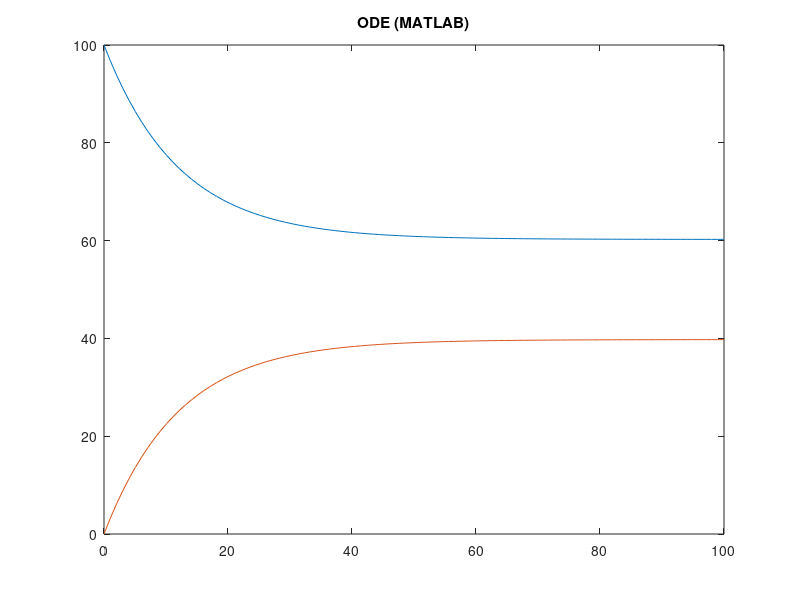

Write MATLAB code to recreate this figure.
function [t, p] = rev_iso()
    figure;

    duration = 100;
    samples  = 100;
    
    [ t, p ] = ode45(@pdot, linspace(0,duration,samples), InitialPopulation());
    plot(t, p); title('ODE (MATLAB)');
    
    % Write results to CSV file
    fid = fopen('rev_iso_baseline.csv', 'w');
    try
        [rows cols] = size(p); %#ok<NASGU>
        fprintf(fid, 'A{0}');
        for i = 1:rows
            fprintf(fid, ',%f', p(i,1));
        end
        fprintf(fid, '\n');
        fprintf(fid, 'B{0}');
        for i = 1:rows
            fprintf(fid, ',%f', p(i, 2));
        end
        fprintf(fid, '\n');
    catch %#ok<CTCH>
    end
    fclose(fid);
end

% (species A 100)
% (species B)
% 
% (param k1 0.033)
% (param k2 0.05)
% 
% (reaction fwd (A) (B) (* k1 A))
% (reaction bak (B) (A) (* k2 B))

function pop = InitialPopulation()
    pop = [100 0];
end

function dp = pdot(~, p)
    dp = zeros(2,1);
    k1 = 0.033;
    k2 = 0.05;
    AtoB = k1 * p(1);
    BtoA = k2 * p(2);
    dp(1) = BtoA - AtoB;
    dp(2) = AtoB - BtoA;
end
